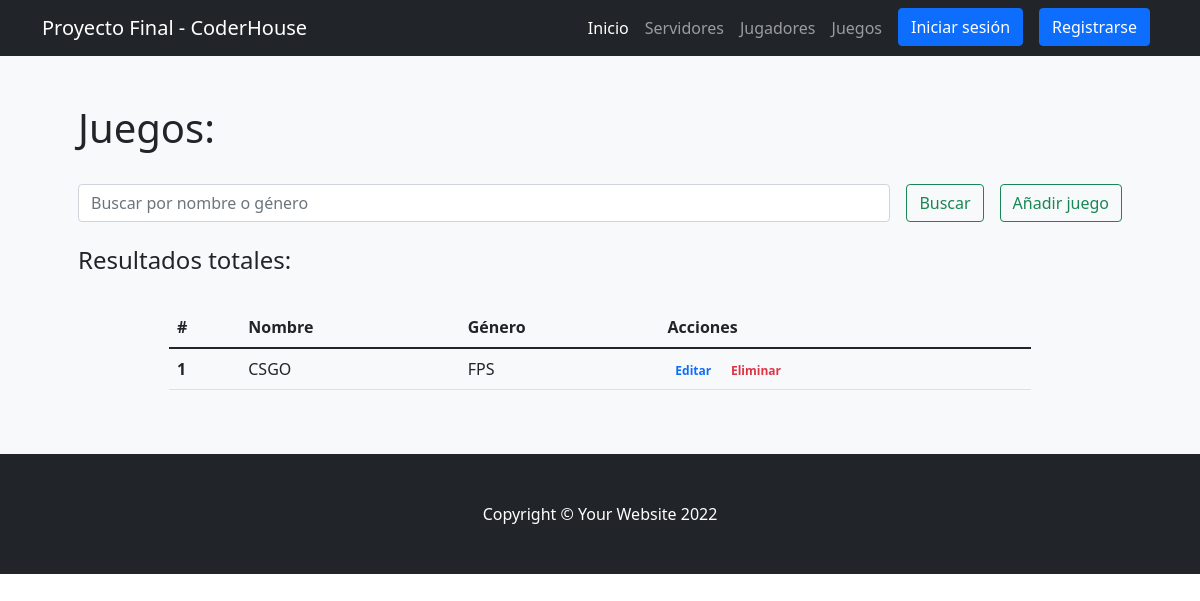
The app's page /app/juegos/, older data.
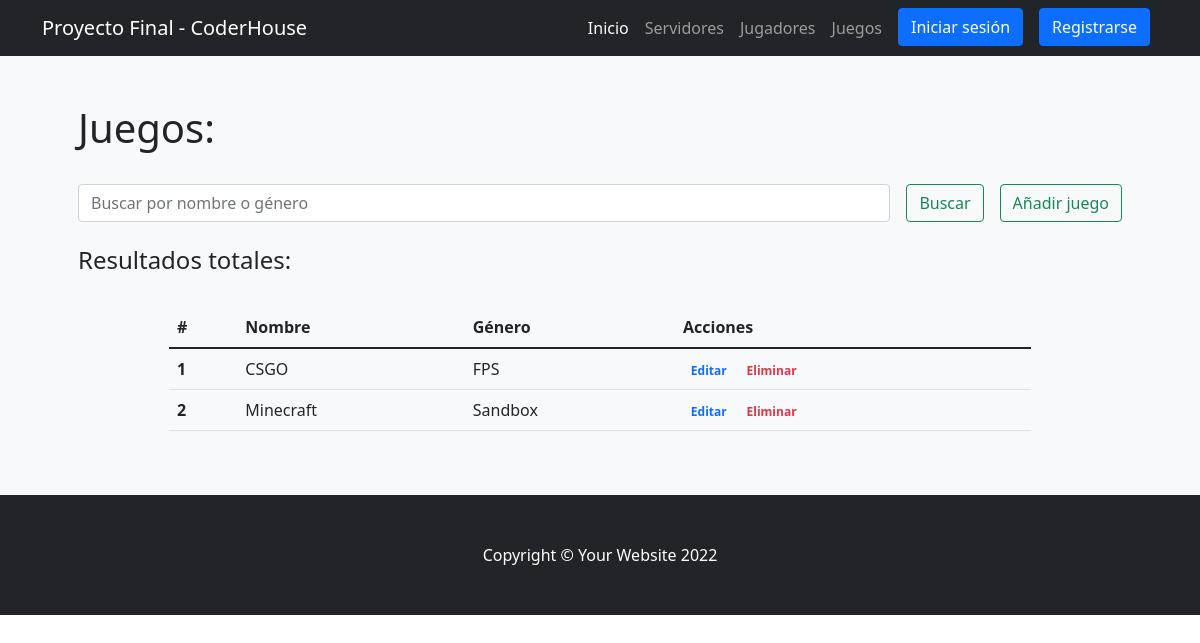
The same page, newer data.
### ProyectoFinalApp/models.py (models this page shows)
class Juego(models.Model):
    nombre = models.CharField(max_length = 20)
    genero = models.CharField(max_length = 20)
    class Meta:
        verbose_name_plural = "Juegos"

### ProyectoFinalApp/views.py (the view)
# urls.py: path('juegos/', juegos, name= "juegos"),
def juegos(request):
    if request.method == "POST":
        search = request.POST["search"]
        if search !="":
            juegos = Juego.objects.filter( Q(nombre__icontains=search)| Q(genero__icontains=search) ).values()
            return render(request, "ProyectoFinalApp/juegos.html",{"juegos":juegos, "search":True, "busqueda":search})
    juegos = Juego.objects.all()
    return render(request,"ProyectoFinalApp/juegos.html",{"juegos":juegos})

### ProyectoFinalApp/templates/ProyectoFinalApp/juegos.html (shortened to what this page needs)
{% extends 'ProyectoFinalApp/base.html' %}
{% load static %}
{% block contenidoPagina %}
<section class="bg-light py-5">
    <div class="container px-5">
        <h1>Juegos:</h1>
        <br>
        <div class="row gx-5 justify-content-center">
            <div class="col-lg-12">
                <form class="d-flex my-2 my-lg-0" action="" method="post">
                    <input class="flex-grow-0 form-control mr-sm-2" type="search" name="search" placeholder="Buscar por nombre o género" aria-label="Search">
                    <button class="btn btn-outline-success text-nowrap ms-3 my-2 my-sm-0" type="submit">  Buscar</button>
                    <a class="btn btn-outline-success text-nowrap ms-3 my-2 my-sm-0" href="{% url 'crearjuego' %}">  Añadir juego</a>
                </form>
            </div>
        </div>
        <br>
        <h4>Resultados
            {% if search %}
                para "{{busqueda}}":
            {% else %}
                totales:
            {% endif %}
        </h4>
        <br>
        <div class="row gx-5 justify-content-center">
            <div class="col-lg-10 table-responsive">
                <table class="table table-theme">
                    <thead>
                        <tr>
                            <th scope="col">#</th>
                            <th scope="col">Nombre</th>
                            <th scope="col">Género</th>
                            <th scope="col">Acciones</th>
                        </tr>
                    </thead>
                    <tbody>
                        {% for juego in juegos %}
                            <tr>
                                <th scope="row">{{forloop.counter}}</th>
                                <td>{{juego.nombre}}</td>
                                <td>{{juego.genero}}</td>
                                <td>
                                    <a href="{% url 'editarJuego' juego.id %}" class="text-primary badge badge-primary text-decoration-none">  Editar</a>
                                    <a href="{% url 'eliminarJuego' juego.id %}" class="text-danger badge badge-danger text-decoration-none">  Eliminar</a>
                                </td>
                            </tr>
                        {% endfor %}
                    </tbody>
                </table>
            </div>
        </div>
    </div>
</section>
{% endblock %}

Row changes from the older to the newer data that the page shows:
added Juego: nombre "Minecraft", genero "Sandbox"
